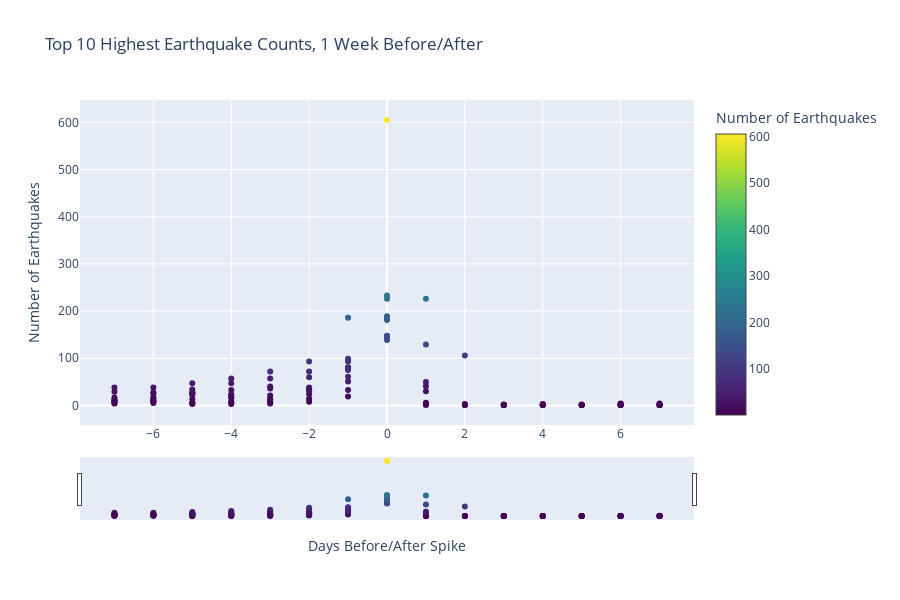

The notebook cell saved with this chart:
### Markdown cell above
Time before/after a day of high earthquake multiplicity

### Code cell
filtered_data_df = pd.DataFrame()

# Plotting 1 week before/after a day of high count of earthquakes
for index, row in usgs_grouped_counts_top10.iterrows():
    current_time = row['time']
    previous_time = current_time - one_week
    next_time = current_time + one_week
    
    filtered_data_before = usgs_grouped_counts[(usgs_grouped_counts['time'] >= previous_time) & (usgs_grouped_counts['time'] < current_time)].copy()
    filtered_data_before['days_until_large_value'] = (current_time - filtered_data_before['time']).dt.days  # Calculate days until the large value
    
    filtered_data_after = usgs_grouped_counts[(usgs_grouped_counts['time'] <= next_time) & (usgs_grouped_counts['time'] >= current_time)].copy()
    filtered_data_after['days_until_large_value'] = (current_time - filtered_data_after['time']).dt.days  # Calculate days until the large value
    
    filtered_data_df = pd.concat([filtered_data_df, filtered_data_before, filtered_data_after])

fig = go.Figure()

scatter = go.Scatter(
    x=filtered_data_df['days_until_large_value'],
    y=filtered_data_df['count'],
    mode='markers',
    marker=dict(
        size= 6,
        color=filtered_data_df['count'],
        colorscale='Viridis',
        colorbar=dict(title='Number of Earthquakes'),
    ),
    text=filtered_data_df['time'],
)

fig.add_trace(scatter)

fig.update_layout(
    title='Top 10 Highest Earthquake Counts, 1 Week Before/After',
    xaxis=dict(title='Days Until Large Value'),
    yaxis=dict(title='Number of Earthquakes'),
    width=900,
    height=600,
)

fig.update_xaxes(title_text='Days Before/After Spike')
fig.update_xaxes(rangeslider_visible=True)
fig.update_layout(dragmode='pan')

fig.show()

### Figure 1 — Plotly figure (JSON) as saved in the notebook; plotly's stock layout.template omitted (floating-point values rounded to 4 significant figures)
{"data": [{"marker": {"color": [3, 145, 51, 14, 6, 3, 5, 5, 4, 1, 4, 2, 30, 189, 19, 8, 4, 6, 3, 4, 3, 1, 1, 129, 139, 99, 38, 12, 17, 22, 15, 12, 1, 6, 147, 33, 24, 9, 8, 13, 8, 10, 1, 1, 1, 1, 226, 186, 93, 72, 57, 47, 25, 38, 1, 1, 1, 1, 226, 186, 93, 72, 57, 47, 25, 38, 29, 1, 1, 2, 3, 1, 148, 81, 35, 14, 16, 5, 9, 9, 1, 3, 1, 1, 1, 181, 75, 34, 40, 23, 26, 28, 5, 1, 1, 3, 50, 233, 80, 60, 36, 22, 28, 17, 17, 2, 1, 2, 1, 106, 41, 605, 61, 31, 21, 33, 34, 11, 10], "colorbar": {"title": {"text": "Number of Earthquakes"}}, "colorscale": [[0, "#440154"], [0.1111, "#482878"], [0.2222, "#3e4989"], [0.3333, "#31688e"], [0.4444, "#26828e"], [0.5556, "#1f9e89"], [0.6667, "#35b779"], [0.7778, "#6ece58"], [0.8889, "#b5de2b"], [1, "#fde725"]], "size": 6}, "mode": "markers", "text": ["1971-02-08T00:00:00", "1971-02-09T00:00:00", "1971-02-10T00:00:00", "1971-02-11T00:00:00", "1971-02-12T00:00:00", "1971-02-13T00:00:00", "1971-02-14T00:00:00", "1971-02-15T00:00:00", "1971-02-16T00:00:00", "1979-10-09T00:00:00", "1979-10-10T00:00:00", "1979-10-13T00:00:00", "1979-10-15T00:00:00", "1979-10-16T00:00:00", "1979-10-17T00:00:00", "1979-10-18T00:00:00", "1979-10-19T00:00:00", "1979-10-20T00:00:00", "1979-10-21T00:00:00", "1980-05-19T00:00:00", "1980-05-20T00:00:00", "1980-05-21T00:00:00", "1980-05-22T00:00:00", "1980-05-25T00:00:00", "1980-05-26T00:00:00", "1980-05-27T00:00:00", "1980-05-28T00:00:00", "1980-05-29T00:00:00", "1980-05-30T00:00:00", "1980-05-31T00:00:00", "1980-06-01T00:00:00", "1980-06-02T00:00:00", "1983-05-01T00:00:00", "1983-05-02T00:00:00", "1983-05-03T00:00:00", "1983-05-04T00:00:00", "1983-05-05T00:00:00", "1983-05-06T00:00:00", "1983-05-07T00:00:00", "1983-05-08T00:00:00", "1983-05-09T00:00:00", "1983-05-10T00:00:00", "1992-06-22T00:00:00", "1992-06-23T00:00:00", "1992-06-24T00:00:00", "1992-06-26T00:00:00", "1992-06-28T00:00:00", "1992-06-29T00:00:00", "1992-06-30T00:00:00", "1992-07-01T00:00:00", "1992-07-02T00:00:00", "1992-07-03T00:00:00", "1992-07-04T00:00:00", "1992-07-05T00:00:00", "1992-06-22T00:00:00", "1992-06-23T00:00:00", "1992-06-24T00:00:00", "1992-06-26T00:00:00", "1992-06-28T00:00:00", "1992-06-29T00:00:00", "1992-06-30T00:00:00", "1992-07-01T00:00:00", "1992-07-02T00:00:00", "1992-07-03T00:00:00", "1992-07-04T00:00:00", "1992-07-05T00:00:00", "1992-07-06T00:00:00", "1994-01-10T00:00:00", "1994-01-11T00:00:00", "1994-01-12T00:00:00", "1994-01-13T00:00:00", "1994-01-14T00:00:00", "1994-01-17T00:00:00", "1994-01-18T00:00:00", "1994-01-19T00:00:00", "1994-01-20T00:00:00", "1994-01-21T00:00:00", "1994-01-22T00:00:00", "1994-01-23T00:00:00", "1994-01-24T00:00:00", "1999-10-09T00:00:00", "1999-10-10T00:00:00", "1999-10-12T00:00:00", "1999-10-13T00:00:00", "1999-10-15T00:00:00", "1999-10-16T00:00:00", "1999-10-17T00:00:00", "1999-10-18T00:00:00", "1999-10-19T00:00:00", "1999-10-20T00:00:00", "1999-10-21T00:00:00", "1999-10-22T00:00:00", "1999-10-23T00:00:00", "2010-03-31T00:00:00", "2010-04-02T00:00:00", "2010-04-03T00:00:00", "2010-04-04T00:00:00", "2010-04-05T00:00:00", "2010-04-06T00:00:00", "2010-04-07T00:00:00", "2010-04-08T00:00:00", "2010-04-09T00:00:00", "2010-04-10T00:00:00", "2010-04-11T00:00:00", "2010-04-12T00:00:00", "2019-06-29T00:00:00", "2019-06-30T00:00:00", "2019-07-02T00:00:00", "2019-07-03T00:00:00", "2019-07-04T00:00:00", "2019-07-05T00:00:00", "2019-07-06T00:00:00", "2019-07-07T00:00:00", "2019-07-08T00:00:00", "2019-07-09T00:00:00", "2019-07-10T00:00:00", "2019-07-11T00:00:00", "2019-07-12T00:00:00", "2019-07-13T00:00:00"], "type": "scatter", "x": [1, 0, -1, -2, -3, -4, -5, -6, -7, 7, 6, 3, 1, 0, -1, -2, -3, -4, -5, 7, 6, 5, 4, 1, 0, -1, -2, -3, -4, -5, -6, -7, 2, 1, 0, -1, -2, -3, -4, -5, -6, -7, 6, 5, 4, 2, 0, -1, -2, -3, -4, -5, -6, -7, 7, 6, 5, 3, 1, 0, -1, -2, -3, -4, -5, -6, -7, 7, 6, 5, 4, 3, 0, -1, -2, -3, -4, -5, -6, -7, 7, 6, 4, 3, 1, 0, -1, -2, -3, -4, -5, -6, -7, 5, 3, 2, 1, 0, -1, -2, -3, -4, -5, -6, -7, 7, 6, 4, 3, 2, 1, 0, -1, -2, -3, -4, -5, -6, -7], "y": [3, 145, 51, 14, 6, 3, 5, 5, 4, 1, 4, 2, 30, 189, 19, 8, 4, 6, 3, 4, 3, 1, 1, 129, 139, 99, 38, 12, 17, 22, 15, 12, 1, 6, 147, 33, 24, 9, 8, 13, 8, 10, 1, 1, 1, 1, 226, 186, 93, 72, 57, 47, 25, 38, 1, 1, 1, 1, 226, 186, 93, 72, 57, 47, 25, 38, 29, 1, 1, 2, 3, 1, 148, 81, 35, 14, 16, 5, 9, 9, 1, 3, 1, 1, 1, 181, 75, 34, 40, 23, 26, 28, 5, 1, 1, 3, 50, 233, 80, 60, 36, 22, 28, 17, 17, 2, 1, 2, 1, 106, 41, 605, 61, 31, 21, 33, 34, 11, 10]}], "layout": {"dragmode": "pan", "height": 600, "title": {"text": "Top 10 Highest Earthquake Counts, 1 Week Before/After"}, "width": 900, "xaxis": {"rangeslider": {"visible": true}, "title": {"text": "Days Before/After Spike"}}, "yaxis": {"title": {"text": "Number of Earthquakes"}}}}
